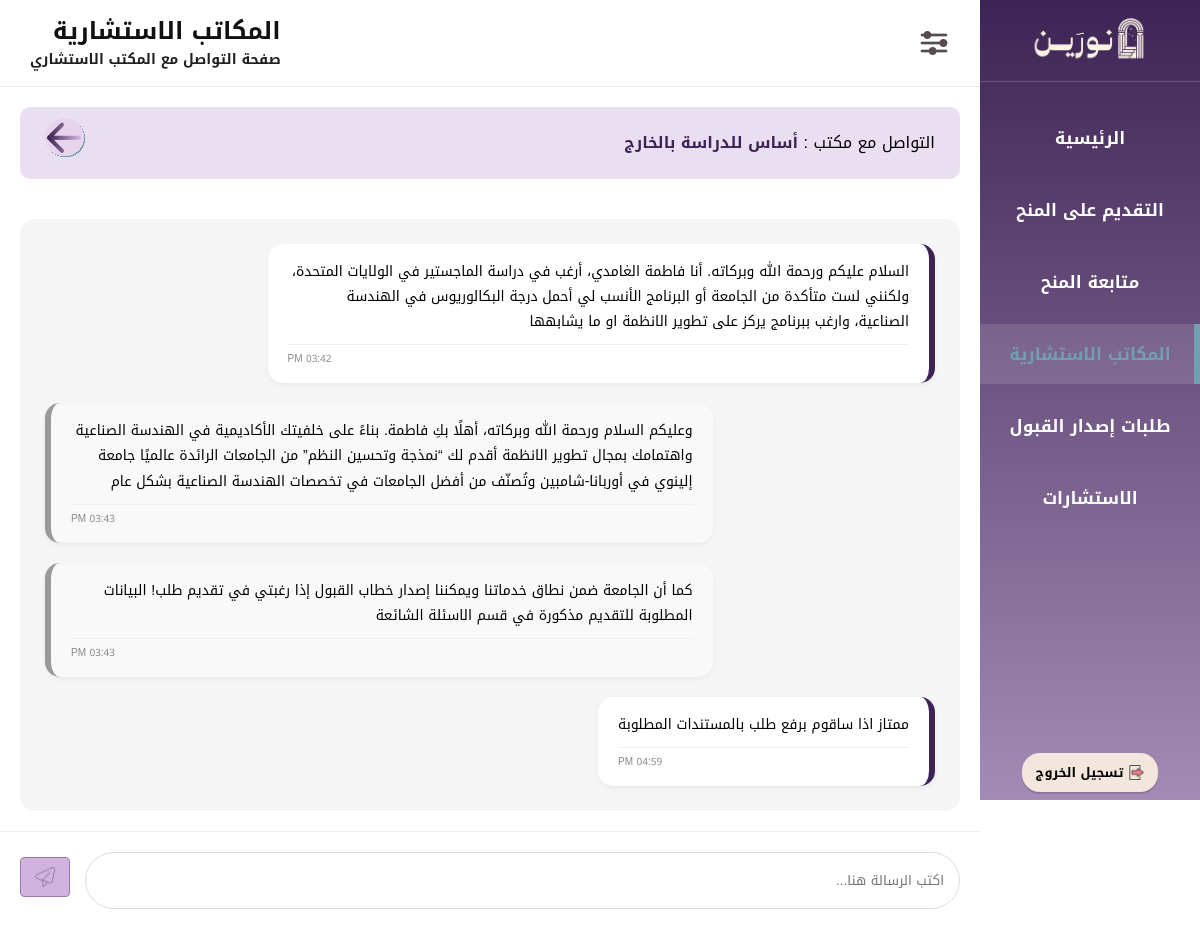
The app's page /Ben18_ContactConsultingOffice.php with its own data.
### tables this page shows
CREATE TABLE IF NOT EXISTS `consulting_office` (
  `office_id` int NOT NULL AUTO_INCREMENT,
  `ccr_number` varchar(255) NOT NULL,
  `email` varchar(255) NOT NULL,
  `office_name` varchar(255) NOT NULL,
  `office_description` text NOT NULL,
  `Bachelor_fee` int NOT NULL,
  `Masters_fee` int NOT NULL,
  `Phd_fee` int NOT NULL,
  `password` varchar(255) NOT NULL,
  `phone` varchar(255) NOT NULL,
  `approval_status` enum('بانتظار المراجعة','معتمد','مرفوض') NOT NULL DEFAULT 'بانتظار المراجعة',
  `account_status` enum('نشط','محظور') NOT NULL,
  PRIMARY KEY (`office_id`),
  UNIQUE KEY `ccr_number` (`ccr_number`),
  UNIQUE KEY `email` (`email`)
);

CREATE TABLE IF NOT EXISTS `bnf_off_msg` (
  `msg_id` int NOT NULL AUTO_INCREMENT,
  `bnf_id` int NOT NULL,
  `office_id` int NOT NULL,
  `msg_time` datetime NOT NULL DEFAULT CURRENT_TIMESTAMP,
  `msg_text` text NOT NULL,
  `sender_type` enum('beneficiary','office') NOT NULL,
  PRIMARY KEY (`msg_id`),
  KEY `bnf_id` (`bnf_id`),
  KEY `office_id` (`office_id`)
);

### Ben18_ContactConsultingOffice.php (the view, shortened to what this page needs)
<?php
$con = new mysqli("localhost", "root", "", "noreen", 3306);
$con->set_charset("utf8mb4");
$current_bnf_id = $_SESSION['bnf_id'] ?? 1;
$target_off_id = (isset($_GET['off_id']) && intval($_GET['off_id']) > 0) ? intval($_GET['off_id']) : 2;
$off_name = "المكتب الاستشاري";
$off_res = $con->query("SELECT office_name FROM consulting_office WHERE office_id = '$target_off_id'");
if ($off_res && $off_row = $off_res->fetch_assoc()) {
    $off_name = $off_row['office_name'];
}
$res_msgs = $con->query("SELECT * FROM bnf_off_msg WHERE bnf_id = '$current_bnf_id' AND office_id = '$target_off_id' ORDER BY msg_time ASC");
?>
<!DOCTYPE html>
<html lang="ar" dir="rtl">
<head>
    <link rel="stylesheet" href="CSS01Layout.css">
</head>
<body>
<div class="layout">
    <aside class="sidebar">
        <div class="sidebar-top">
            <div class="sidebar-logo"><img src="شعار نورين.png" alt="نورين"></div>
            <ul class="sidebar-menu">
                <li><a href="Ben00_MainPage.php">الرئيسية</a></li>
                <li><a href="Ben04_BrowseScholarships.php">التقديم على المنح</a></li>
                <li><a href="Ben09_TrackScholarship.php">متابعة المنح</a></li>
                <li><a href="Ben013_ConsultingOffices.php" class="active">المكاتب الاستشارية</a></li>
                <li><a href="Ben15_AdmissionReq.php">طلبات إصدار القبول</a></li>
                <li><a href="Ben19_Consultations.php">الاستشارات</a></li>
            </ul>
        </div>
        <div class="sidebar-bottom">
            <form action="logout.php" method="post">
                <button type="submit" class="logout-btn">
                    <img src="ايقونة تسجيل الخروج.png" class="logout-icon" alt="خروج">
                    <b>تسجيل الخروج</b>
                </button>
            </form>
        </div>
    </aside>
    <div class="main-content">
        <header class="header">
            <div class="page-heading">
                <h1 class="page-title" style="margin:0; font-size: 24px;">المكاتب الاستشارية</h1>
                <p class="page-description">صفحة التواصل مع المكتب الاستشاري</p>
            </div>
            <div class="header-icons">
                <div class="settings-dropdown">
                    <img src="ايقونة قائمة الاعدادات.png" width="30" class="menu-icon" style="cursor:pointer;">
                </div>
            </div>
        </header>
        <div style="background: #E9DFF1; padding: 12px 25px; margin: 20px; border-radius: 10px; display: flex; justify-content: space-between; align-items: center;">
            <div>التواصل مع مكتب : <span style="color: var(--main-purple); font-weight: bold;"><?php echo htmlspecialchars($off_name); ?></span></div>
<a href="javascript:history.back()">
    <img src="سهم تراجع.svg" width="40">
</a>        </div>
        <div class="chat-container">
            <?php if($res_msgs && $res_msgs->num_rows > 0):
                while($row = $res_msgs->fetch_assoc()):
                    $is_me = ($row['sender_type'] == 'beneficiary'); ?>
                    <div class="msg <?php echo $is_me ? 'from-me' : 'from-them'; ?>">
                        <div class="text"><?php echo nl2br(htmlspecialchars($row['msg_text'])); ?></div>
                        <div class="msg-meta"><span><?php echo date("h:i A", strtotime($row['msg_time'])); ?></span></div>
                    </div>
                <?php endwhile;
            endif; ?>
        </div>
        <form class="send-area-form" method="POST">
            <input type="text" name="message" class="msg-input" placeholder="اكتب الرسالة هنا..." required autocomplete="off">
            <button type="submit" name="send_msg" style="background:none; border:none; padding:0;">
                <img src="select box.png" class="send-icon">
            </button>
        </form>
    </div>
</div>
</body>
</html>

### CSS01Layout.css (style rules this page uses)
* { margin:0; padding:0; box-sizing:border-box; font-family:"Noto Kufi Arabic",sans-serif; text-decoration:none; }
body { background:#F4F4F4; direction:rtl; }
.layout { display:flex; min-height:100vh; }
.sidebar { width:220px; height:100vh; position:fixed; top:0; right:0; background:linear-gradient(to bottom,#3E2454,#A48BB5); color:#FFFFFF; display:flex; flex-direction:column; justify-content:space-between; z-index:1000; }
.sidebar-top { width:100%; }
.sidebar-logo { height:82px; display:flex; align-items:center; justify-content:center; border-bottom:1px solid rgba(255,255,255,0.18); }
.sidebar-logo img { width:120px; height:auto; object-fit:contain; }
.sidebar-menu { list-style:none; margin-top:26px; }
.sidebar-menu li { margin-bottom:12px; }
.sidebar-menu a { color:#FFFFFF; font-size:17px; font-weight:600; display:block; padding:14px 22px; text-align:center; transition:.25s; position:relative; }
.sidebar-menu a.active { color:#70A0AF; background:rgba(255,255,255,0.12); }
.sidebar-menu a.active::after { content:""; position:absolute; right:0; top:0; width:6px; height:100%; background:#70A0AF; }
.sidebar-bottom { padding:0 10px 8px; display:flex; justify-content:center; }
.logout-btn { background:#F3E6DD; border:none; border-radius:18px; padding:7px 14px; font-size:13px; cursor:pointer; display:flex; align-items:center; gap:6px; box-shadow:0 2px 1px rgba(0,0,0,0.15); transition:transform .3s, box-shadow .3s; }
.logout-icon { width:15px; height:15px; object-fit:contain; }
.main-content { margin-right:220px; width:calc(100% - 220px); min-height:100vh; display:flex; flex-direction:column; }
.header { min-height:82px; position:sticky; top:0; z-index:900; border-bottom:1px solid #d9d9d9; background:#F4F4F4; display:flex; flex-direction:row-reverse;; align-items:flex-end; justify-content:space-between; padding:10px 30px; }
.page-heading { display:flex; flex-direction:column; align-items:flex-start; justify-content:center; text-align:right; }
.page-title { font-size:22px; font-weight:700; color:#111111; line-height:1.4; }
.page-description { font-size:14px; font-weight:600; color:#1f1f1f; line-height:1.6; }
.header-icons { display:flex; align-items:center; }
.settings-dropdown { position:relative; display:inline-block; }
.settings-dropdown::after { content:""; position:absolute; top:100%; left:0; width:100%; height:10px; }
.menu-icon { width:32px; height:32px; cursor:pointer; display:block; object-fit:contain; }

### Ben18_ContactConsultingOffice.php (style rules this page uses)
:root { --main-purple: #3E2454; --chat-bg: #F5F5F5; }
body { background-color: #FFFFFF; margin: 0; font-family: 'Noto Kufi Arabic', sans-serif; }
.layout { display: flex; min-height: 100vh; }
.header { background-color: #FFFFFF !important; border-bottom: 1px solid #eee; display: flex; justify-content: space-between; padding: 15px 30px; align-items: center; }
.chat-container { flex: 1; margin: 20px; padding: 25px; background-color: var(--chat-bg) !important; border-radius: 15px; overflow-y: auto; display: flex; flex-direction: column; gap: 20px; height: 400px; }
.msg { max-width: 75%; padding: 15px 20px; background: #FFFFFF; box-shadow: 0 2px 5px rgba(0,0,0,0.05); line-height: 1.8; position: relative; font-size: 14px; border-radius: 15px; }
.from-me { align-self: flex-start; border-right: 6px solid var(--main-purple); }
.from-them { align-self: flex-end; border-left: 6px solid #999; background-color: #f9f9f9; }
.msg-meta { font-size: 10px; color: #888; display: flex; justify-content: flex-end; gap: 8px; margin-top: 10px; border-top: 1px solid #f0f0f0; padding-top: 5px; }
.send-area-form { padding: 20px; background: #fff; display: flex; gap: 15px; border-top: 1px solid #eee; align-items: center; }
.msg-input { flex: 1; padding: 15px; border: 1px solid #ddd; border-radius: 30px; outline: none; }
.send-icon { width: 50px; cursor: pointer; }
.settings-dropdown { position: relative; display: inline-block; }

### records on screen
consulting_office: office_name "أساس للدراسة بالخارج"
bnf_off_msg: msg_text "السلام عليكم ورحمة الله وبركاته. أنا فاطمة الغامدي، أرغب في دراسة الماجستير في الولايات المتحدة، ولكنني لست متأكدة من الجامعة أو البرنامج الأنسب لي أحمل درجة البكالوريوس في الهندسة الصناعية، وارغب ببرنامج يركز على تطوير الانظمة او ما يشابهها", msg_time "03:42 PM"
bnf_off_msg: msg_text "وعليكم السلام ورحمة الله وبركاته، أهلًا بكِ فاطمة. بناءً على خلفيتك الأكاديمية في الهندسة الصناعية واهتمامك بمجال تطوير الانظمة أقدم لك “نمذجة وتحسين النظم” من الجامعات الرائدة عالميًا جامعة إلينوي في أوربانا-شامبين وتُصنّف من أفضل الجامعات في تخصصات الهندسة الصناعية بشكل عام", msg_time "03:43 PM"
bnf_off_msg: msg_text "كما أن الجامعة ضمن نطاق خدماتنا ويمكننا إصدار خطاب القبول إذا رغبتي في تقديم طلب! البيانات المطلوبة للتقديم مذكورة في قسم الاسئلة الشائعة", msg_time "03:43 PM"
bnf_off_msg: msg_text "ممتاز اذا ساقوم برفع طلب بالمستندات المطلوبة", msg_time "04:59 PM"
